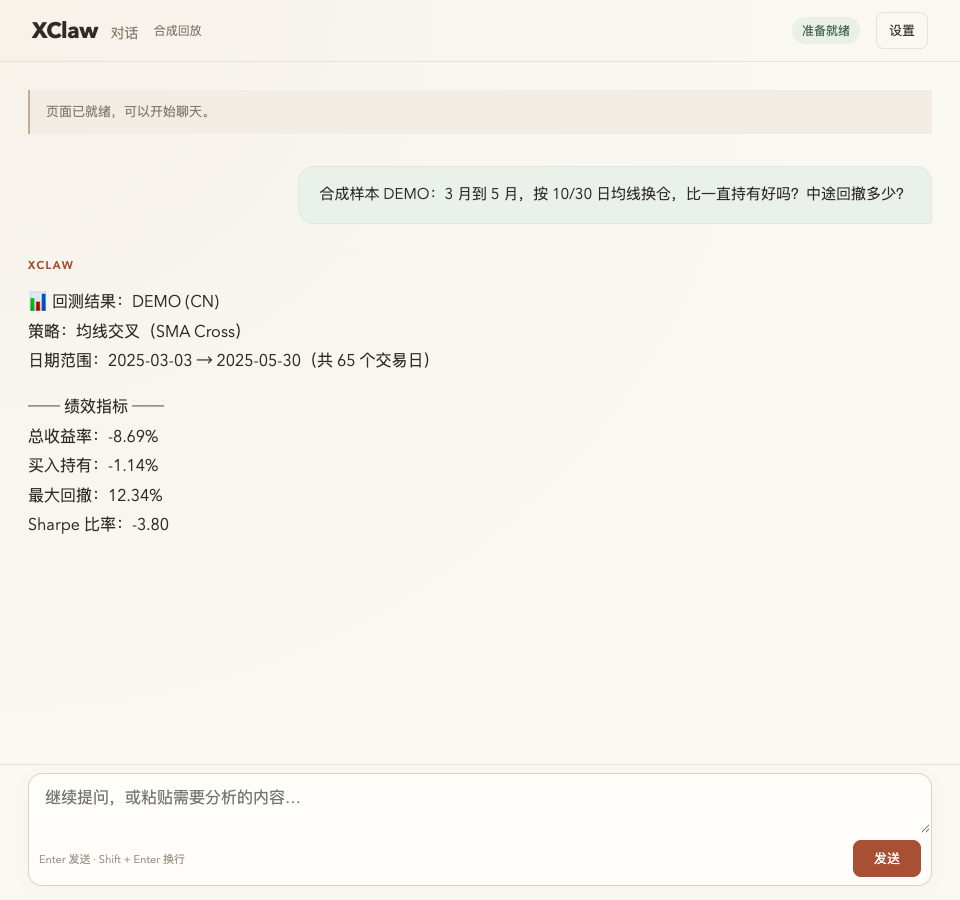

Recreate this plot in Python.
"""Render a fixed strategy comparison using main's backtest tool and Web client."""
import argparse
import asyncio
import json
import math
import subprocess
import tempfile
from datetime import date, timedelta
from pathlib import Path
from unittest.mock import patch

from PIL import Image
from xclaw.channels import web
from xclaw.tools import ToolContext
from xclaw.tools.stock_backtest import StockBacktestTool


async def synthetic_closes(symbol, market, start, end, loop):
    dates, closes = [], []
    day = date.fromisoformat(start)
    while day.isoformat() <= end:
        if day.weekday() < 5:
            i = (day - date(2025, 1, 1)).days
            dates.append(day.isoformat())
            closes.append(round(100 + i / 12 + 7 * math.sin(i / 9), 2))
        day += timedelta(days=1)
    return closes, dates


async def report():
    tool = StockBacktestTool()
    params = dict(symbol="DEMO", market="CN", strategy="sma_cross",
                  start_date="2025-03-03", end_date="2025-05-30")
    with patch.object(tool, "_fetch_closes", synthetic_closes):
        result = await tool.execute(params, ToolContext(1, "web"))
    if result.is_error:
        raise RuntimeError(result.content)
    return result.content


def main():
    parser = argparse.ArgumentParser()
    parser.add_argument("--chrome", required=True)
    chrome = parser.parse_args().chrome
    result = asyncio.run(report())
    print(result)
    question = "合成样本 DEMO：3 月到 5 月，按 10/30 日均线换仓，比一直持有好吗？中途回撤多少？"
    metrics = result.split("── 交易记录")[0].strip()
    ledger = result.split("── 交易记录")[1].split("⚠️")[0].strip()
    turns = [("user", question), ("assistant", metrics),
             ("user", "这些收益对应哪些买卖？"), ("assistant", "交易记录" + ledger)]
    base = web._build_chat_page_html(auth_enabled=False, model_name="合成回放", provider_name="fixture")
    assets = Path(web.__file__).with_name("static").as_uri()
    base = base.replace('"/chat-assets/', '"' + assets + '/')
    output = Path(__file__).parent
    frames = []
    with tempfile.TemporaryDirectory() as directory:
        tmp = Path(directory)
        for count in (1, 2, 4):
            script = f"for (const [role, text] of {json.dumps(turns[:count])}) appendMessage(role, text);"
            html = tmp / "demo.html"
            html.write_text(base.replace("</body>", f"<script>{script}</script></body>"))
            png = tmp / "frame.png"
            subprocess.run([chrome, "--headless", "--disable-background-networking", "--disable-extensions",
                            "--hide-scrollbars", "--window-size=960,900", "--virtual-time-budget=1000",
                            f"--user-data-dir={tmp / 'profile'}", f"--screenshot={png}", html.as_uri()], check=True)
            with Image.open(png) as img:
                frames.append(img.convert("RGB"))
            if count == 2:
                frames[-1].save(output / "backtest.png", optimize=True)
    frames[0].save(output / "backtest.gif", save_all=True, append_images=frames[1:],
                   duration=[2500, 6000, 5000], loop=0, optimize=True)


if __name__ == "__main__":
    main()
